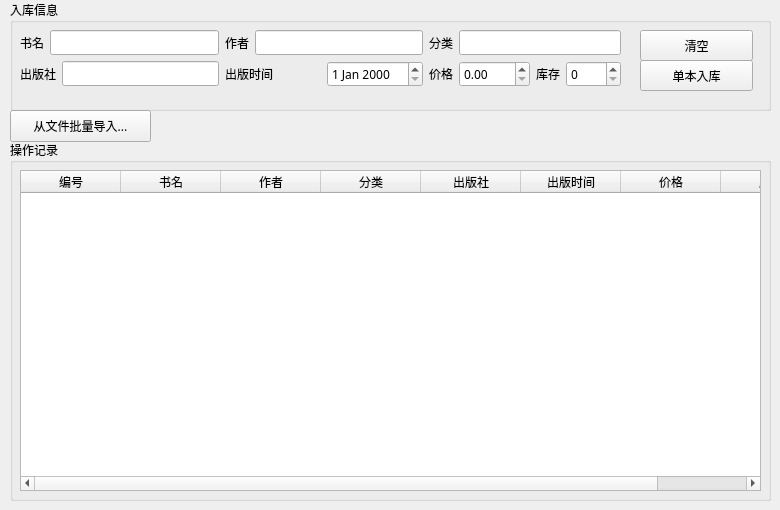
        <widget class="QWidget" name="importBookTab">
         <property name="font">
          <font>
           <family>PingFang SC</family>
          </font>
         </property>
         <attribute name="title">
          <string>新书入库</string>
         </attribute>
         <widget class="QGroupBox" name="groupBox_2">
          <property name="geometry">
           <rect>
            <x>10</x>
            <y>0</y>
            <width>761</width>
            <height>111</height>
           </rect>
          </property>
          <property name="font">
           <font>
            <family>PingFang SC</family>
           </font>
          </property>
          <property name="title">
           <string>入库信息</string>
          </property>
          <widget class="QWidget" name="layoutWidget">
           <property name="geometry">
            <rect>
             <x>10</x>
             <y>30</y>
             <width>601</width>
             <height>59</height>
            </rect>
           </property>
           <property name="font">
            <font>
             <family>PingFang SC</family>
            </font>
           </property>
           <layout class="QGridLayout" name="gridLayout_3">
            <item row="0" column="0">
             <layout class="QHBoxLayout" name="horizontalLayout">
              <item>
               <widget class="QLabel" name="newBookNameLabel">
                <property name="font">
                 <font>
                  <family>PingFang SC</family>
                 </font>
                </property>
                <property name="text">
                 <string>书名</string>
                </property>
               </widget>
              </item>
              <item>
               <widget class="QLineEdit" name="newBookNameLineEdit">
                <property name="font">
                 <font>
                  <family>PingFang SC</family>
                 </font>
                </property>
               </widget>
              </item>
             </layout>
            </item>
            <item row="0" column="1">
             <layout class="QHBoxLayout" name="horizontalLayout_15">
              <item>
               <widget class="QLabel" name="newBookAuthorLabel">
                <property name="font">
                 <font>
                  <family>PingFang SC</family>
                 </font>
                </property>
                <property name="text">
                 <string>作者</string>
                </property>
               </widget>
              </item>
              <item>
               <widget class="QLineEdit" name="newBookAuthorLineEdit">
                <property name="font">
                 <font>
                  <family>PingFang SC</family>
                 </font>
                </property>
               </widget>
              </item>
             </layout>
            </item>
            <item row="0" column="2" colspan="2">
             <layout class="QHBoxLayout" name="horizontalLayout_16">
              <item>
               <widget class="QLabel" name="newBookTypeLabel">
                <property name="font">
                 <font>
                  <family>PingFang SC</family>
                 </font>
                </property>
                <property name="text">
                 <string>分类</string>
                </property>
               </widget>
              </item>
              <item>
               <widget class="QLineEdit" name="newBookTypeLineEdit">
                <property name="font">
                 <font>
                  <family>PingFang SC</family>
                 </font>
                </property>
               </widget>
              </item>
             </layout>
            </item>
            <item row="1" column="0">
             <layout class="QHBoxLayout" name="horizontalLayout_17">
              <item>
               <widget class="QLabel" name="newBookPressLabel">
                <property name="font">
                 <font>
                  <family>PingFang SC</family>
                 </font>
                </property>
                <property name="text">
                 <string>出版社</string>
                </property>
               </widget>
              </item>
              <item>
               <widget class="QLineEdit" name="newBookPressLineEdit">
                <property name="font">
                 <font>
                  <family>PingFang SC</family>
                 </font>
                </property>
               </widget>
              </item>
             </layout>
            </item>
            <item row="1" column="1">
             <layout class="QHBoxLayout" name="horizontalLayout_18">
              <item>
               <widget class="QLabel" name="newBookPubTimeLabel">
                <property name="font">
                 <font>
                  <family>PingFang SC</family>
                 </font>
                </property>
                <property name="text">
                 <string>出版时间</string>
                </property>
               </widget>
              </item>
              <item>
               <widget class="QDateEdit" name="newBookPubTimeDateEdit">
                <property name="font">
                 <font>
                  <family>PingFang SC</family>
                 </font>
                </property>
               </widget>
              </item>
             </layout>
            </item>
            <item row="1" column="2">
             <layout class="QHBoxLayout" name="horizontalLayout_19">
              <item>
               <widget class="QLabel" name="newBookPriceLabel">
                <property name="font">
                 <font>
                  <family>PingFang SC</family>
                 </font>
                </property>
                <property name="text">
                 <string>价格</string>
                </property>
               </widget>
              </item>
              <item>
               <widget class="QDoubleSpinBox" name="newBookPriceDoubleSpinBox">
                <property name="font">
                 <font>
                  <family>PingFang SC</family>
                 </font>
                </property>
                <property name="maximum">
                 <double>9999.989999999999782</double>
                </property>
               </widget>
              </item>
             </layout>
            </item>
            <item row="1" column="3">
             <layout class="QHBoxLayout" name="horizontalLayout_20">
              <item>
               <widget class="QLabel" name="newBookNumbersLabel">
                <property name="font">
                 <font>
                  <family>PingFang SC</family>
                 </font>
                </property>
                <property name="text">
                 <string>库存</string>
                </property>
               </widget>
              </item>
              <item>
               <widget class="QSpinBox" name="newBookNumbersSpinBox">
                <property name="font">
                 <font>
                  <family>PingFang SC</family>
                 </font>
                </property>
                <property name="maximum">
                 <number>9999</number>
                </property>
               </widget>
              </item>
             </layout>
            </item>
           </layout>
          </widget>
          <widget class="QPushButton" name="doNewBookPushButton">
           <property name="geometry">
            <rect>
             <x>630</x>
             <y>60</y>
             <width>113</width>
             <height>31</height>
            </rect>
           </property>
           <property name="font">
            <font>
             <family>PingFang SC</family>
            </font>
           </property>
           <property name="text">
            <string>单本入库</string>
           </property>
          </widget>
          <widget class="QPushButton" name="clearInputNewBookPushButton">
           <property name="geometry">
            <rect>
             <x>630</x>
             <y>30</y>
             <width>113</width>
             <height>31</height>
            </rect>
           </property>
           <property name="font">
            <font>
             <family>PingFang SC</family>
            </font>
           </property>
           <property name="text">
            <string>清空</string>
           </property>
          </widget>
         </widget>
         <widget class="QPushButton" name="importNewBooksPushButton">
          <property name="geometry">
           <rect>
            <x>10</x>
            <y>110</y>
            <width>141</width>
            <height>32</height>
           </rect>
          </property>
          <property name="font">
           <font>
            <family>PingFang SC</family>
           </font>
          </property>
          <property name="text">
           <string>从文件批量导入...</string>
          </property>
         </widget>
         <widget class="QGroupBox" name="groupBox_3">
          <property name="geometry">
           <rect>
            <x>10</x>
            <y>140</y>
            <width>761</width>
            <height>361</height>
           </rect>
          </property>
          <property name="font">
           <font>
            <family>PingFang SC</family>
           </font>
          </property>
          <property name="title">
           <string>操作记录</string>
          </property>
          <widget class="QTableWidget" name="newBookLogTableWidget">
           <property name="geometry">
            <rect>
             <x>10</x>
             <y>30</y>
             <width>741</width>
             <height>321</height>
            </rect>
           </property>
           <property name="font">
            <font>
             <family>PingFang SC</family>
             <weight>50</weight>
             <bold>false</bold>
            </font>
           </property>
           <property name="editTriggers">
            <set>QAbstractItemView::NoEditTriggers</set>
           </property>
           <property name="selectionMode">
            <enum>QAbstractItemView::SingleSelection</enum>
           </property>
           <property name="selectionBehavior">
            <enum>QAbstractItemView::SelectRows</enum>
           </property>
           <property name="showGrid">
            <bool>true</bool>
           </property>
           <property name="gridStyle">
            <enum>Qt::SolidLine</enum>
           </property>
           <property name="sortingEnabled">
            <bool>false</bool>
           </property>
           <property name="wordWrap">
            <bool>false</bool>
           </property>
           <property name="cornerButtonEnabled">
            <bool>true</bool>
           </property>
           <property name="rowCount">
            <number>0</number>
           </property>
           <column>
            <property name="text">
             <string>编号</string>
            </property>
           </column>
           <column>
            <property name="text">
             <string>书名</string>
            </property>
           </column>
           <column>
            <property name="text">
             <string>作者</string>
            </property>
           </column>
           <column>
            <property name="text">
             <string>分类</string>
            </property>
           </column>
           <column>
            <property name="text">
             <string>出版社</string>
            </property>
           </column>
           <column>
            <property name="text">
             <string>出版时间</string>
            </property>
           </column>
           <column>
            <property name="text">
             <string>价格</string>
            </property>
           </column>
           <column>
            <property name="text">
             <string>库存</string>
            </property>
           </column>
          </widget>
         </widget>
        </widget>
